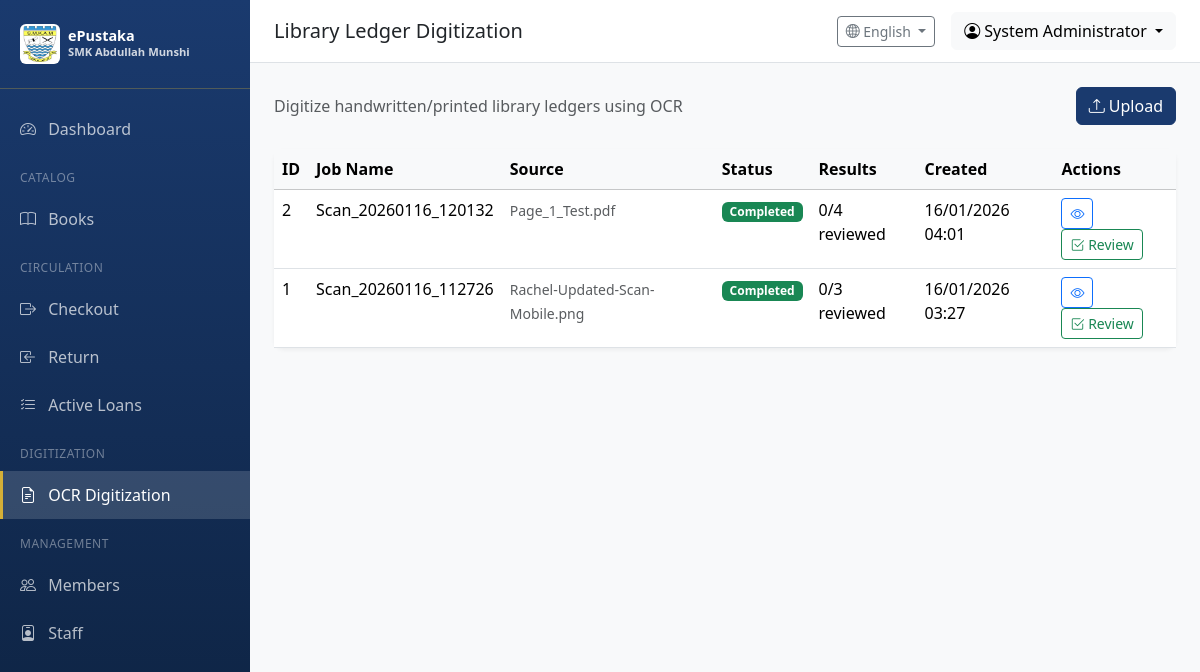
The page /ocr/ (signed in) on the database as committed earlier.
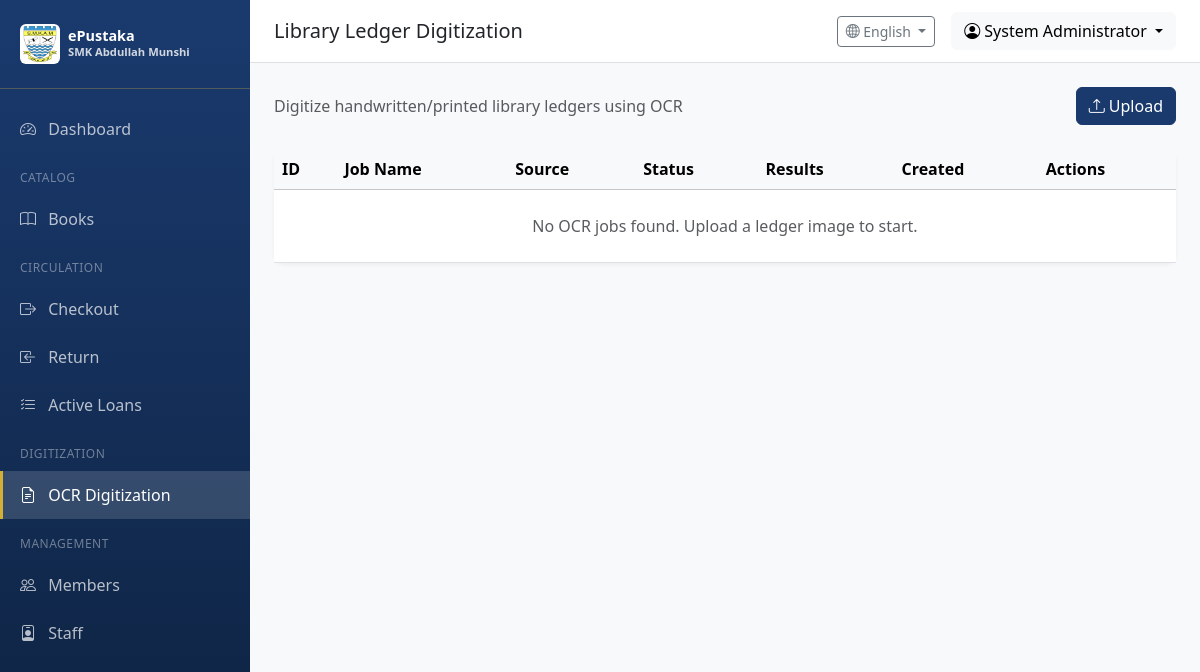
The same page on the database as committed later.
### app/models/ocr.py (models this page shows, shortened)
class OCRJob(db.Model):
    __tablename__ = 'ocr_jobs'
    id = db.Column(db.Integer, primary_key=True)
    job_name = db.Column(db.String(128), nullable=False)
    source_type = db.Column(db.String(32), default='file_upload')  # file_upload, scanner, watched_folder
    source_path = db.Column(db.String(512), nullable=False)
    original_filename = db.Column(db.String(256))
    page_count = db.Column(db.Integer, default=1)
    status = db.Column(db.String(20), default=OCRJobStatus.PENDING.value, index=True)
    progress = db.Column(db.Integer, default=0)  # 0-100%
    error_message = db.Column(db.Text)
    ocr_language = db.Column(db.String(32), default='eng+msa')  # Tesseract language codes
    ocr_config = db.Column(db.Text)  # JSON config
    created_at = db.Column(db.DateTime, default=datetime.utcnow, index=True)
    started_at = db.Column(db.DateTime)
    completed_at = db.Column(db.DateTime)
    reviewed_at = db.Column(db.DateTime)
    committed_at = db.Column(db.DateTime)
    created_by = db.Column(db.Integer, db.ForeignKey('users.id'))
    reviewed_by = db.Column(db.Integer, db.ForeignKey('users.id'))
    results = db.relationship('OCRResult', backref='job', lazy='dynamic', cascade='all, delete-orphan')
    creator = db.relationship('User', foreign_keys=[created_by])
    reviewer = db.relationship('User', foreign_keys=[reviewed_by])
    @property
    def result_count(self):
        return self.results.count()
    @property
    def reviewed_count(self):
        return self.results.filter(OCRResult.is_reviewed == True).count()

### app/routes/ocr.py (the view)
@ocr_bp.route('/')
@login_required
@permission_required(Permission.OCR_DIGITIZE)
def index():
    page = request.args.get('page', 1, type=int)
    jobs = OCRJob.query.order_by(OCRJob.created_at.desc()).paginate(page=page, per_page=20)
    return render_template('ocr/index.html', jobs=jobs)

### app/models/user.py (called while the page is built)
@login_manager.user_loader
def load_user(user_id):
    return User.query.get(int(user_id))

    def has_permission(self, perm):
        return self.permissions & perm == perm

    def can(self, perm):
        return self.role is not None and self.role.has_permission(perm)

### app/routes/ocr.py (called while the page is built)
def permission_required(perm):
    def decorator(f):
        from functools import wraps
        @wraps(f)
        def decorated_function(*args, **kwargs):
            if not current_user.can(perm):
                flash('You do not have permission to access this page', 'error')
                return redirect(url_for('main.dashboard'))
            return f(*args, **kwargs)
        return decorated_function
    return decorator

### app/utils/i18n.py (called while the page is built)
def get_language() -> str:
    try:
        return session.get('language', DEFAULT_LANGUAGE)
    except RuntimeError:
        return DEFAULT_LANGUAGE

def get_text(key: str, lang: str = None) -> str:
    if lang is None:
        lang = get_language()
    if key in TRANSLATIONS:
        trans = TRANSLATIONS[key]
        if lang in trans:
            return trans[lang]
        elif DEFAULT_LANGUAGE in trans:
            return trans[DEFAULT_LANGUAGE]
    return key.replace('_', ' ').title()

### app/templates/ocr/index.html (shortened to what the changed rows need)
{% extends "base.html" %}
{% block content %}
<div class="card table-card">
    <div class="card-body p-0">
        <div class="table-responsive">
            <table class="table table-hover mb-0">
                <thead class="table-light">
                    <tr>
                        <th>ID</th>
                        <th>{{ t('job_name') }}</th>
                        <th>{{ 'Source' if current_language == 'en' else 'Sumber' }}</th>
                        <th>{{ t('status') }}</th>
                        <th>{{ 'Results' if current_language == 'en' else 'Keputusan' }}</th>
                        <th>{{ t('created_at') }}</th>
                        <th>{{ t('actions') }}</th>
                    </tr>
                </thead>
                <tbody>
                    {% for job in jobs.items %}
                    <tr>
                        <td>{{ job.id }}</td>
                        <td>{{ job.job_name }}</td>
                        <td>
                            <small class="text-muted">{{ job.original_filename or (job.source_path.split('/')[-1] if job.source_path else '-') }}</small>
                        </td>
                        <td>
                            {% if job.status == 'pending' %}
                                <span class="badge bg-secondary">{{ t('pending') }}</span>
                            {% elif job.status == 'processing' %}
                                <span class="badge bg-primary">{{ t('processing') }}</span>
                            {% elif job.status == 'completed' %}
                                <span class="badge bg-success">{{ t('completed') }}</span>
                            {% elif job.status == 'reviewed' %}
                                <span class="badge bg-info">{{ 'Reviewed' if current_language == 'en' else 'Disemak' }}</span>
                            {% elif job.status == 'committed' %}
                                <span class="badge bg-dark">{{ 'Committed' if current_language == 'en' else 'Disimpan' }}</span>
                            {% elif job.status == 'failed' %}
                                <span class="badge bg-danger">{{ t('failed') }}</span>
                            {% endif %}
                        </td>
                        <td>
                            {% if job.result_count > 0 %}
                                {{ job.reviewed_count }}/{{ job.result_count }} {{ 'reviewed' if current_language == 'en' else 'disemak' }}
                            {% else %}
                                -
                            {% endif %}
                        </td>
                        <td>{{ job.created_at.strftime('%d/%m/%Y %H:%M') }}</td>
                        <td>
                            <a href="{{ url_for('ocr.view_job', job_id=job.id) }}" class="btn btn-sm btn-outline-primary">
                                <i class="bi bi-eye"></i>
                            </a>
                            {% if job.status == 'completed' %}
                            <a href="{{ url_for('ocr.review_job', job_id=job.id) }}" class="btn btn-sm btn-outline-success">
                                <i class="bi bi-check2-square"></i> {{ t('review') }}
                            </a>
                            {% endif %}
                        </td>
                    </tr>
                    {% else %}
                    <tr>
                        <td colspan="7" class="text-center text-muted py-4">
                            {{ t('no_jobs') }}
                        </td>
                    </tr>
                    {% endfor %}
                </tbody>
            </table>
        </div>
    </div>
</div>
{% endblock %}

Rows that differ between the two databases and show on the page:
removed OCRJob: id "2", job_name "Scan_20260116_120132", original_filename "Page_1_Test.pdf", status "Completed", reviewed_count "0", result_count "4", value "reviewed", created_at "16/01/2026 04:01", t "Review"
removed OCRJob: id "1", job_name "Scan_20260116_112726", original_filename "Rachel-Updated-Scan-Mobile.png", status "Completed", reviewed_count "0", result_count "3", value "reviewed", created_at "16/01/2026 03:27", t "Review"
Other text that changed with them:
{{ t('no_jobs') }}: (not shown) → "No OCR jobs found. Upload a ledger image to start."
